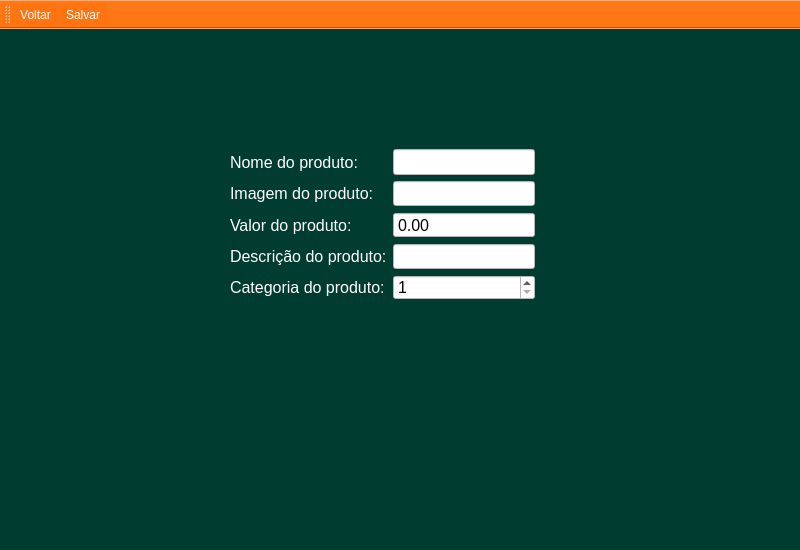
<?xml version="1.0" encoding="UTF-8"?>
<ui version="4.0">
 <class>FrmAdicionar</class>
 <widget class="QMainWindow" name="FrmAdicionar">
  <property name="geometry">
   <rect>
    <x>0</x>
    <y>0</y>
    <width>800</width>
    <height>550</height>
   </rect>
  </property>
  <property name="windowTitle">
   <string>Adicionar produto</string>
  </property>
  <property name="styleSheet">
   <string notr="true">background: #013C31;</string>
  </property>
  <widget class="QWidget" name="centralwidget">
   <widget class="QWidget" name="layoutWidget">
    <property name="geometry">
     <rect>
      <x>230</x>
      <y>120</y>
      <width>321</width>
      <height>151</height>
     </rect>
    </property>
    <layout class="QFormLayout" name="formLayout">
     <property name="labelAlignment">
      <set>Qt::AlignRight|Qt::AlignTrailing|Qt::AlignVCenter</set>
     </property>
     <item row="0" column="0">
      <layout class="QGridLayout" name="gridLayout">
       <item row="0" column="0">
        <widget class="QLabel" name="label">
         <property name="font">
          <font>
           <family>Arial</family>
           <pointsize>12</pointsize>
          </font>
         </property>
         <property name="styleSheet">
          <string notr="true">color: #fff;</string>
         </property>
         <property name="text">
          <string>Nome do produto:</string>
         </property>
        </widget>
       </item>
       <item row="0" column="1">
        <widget class="QLineEdit" name="edNome">
         <property name="font">
          <font>
           <family>Arial</family>
           <pointsize>12</pointsize>
          </font>
         </property>
         <property name="styleSheet">
          <string notr="true">background-color: #fff;
color: #000;</string>
         </property>
        </widget>
       </item>
       <item row="1" column="0">
        <widget class="QLabel" name="label_2">
         <property name="font">
          <font>
           <family>Arial</family>
           <pointsize>12</pointsize>
          </font>
         </property>
         <property name="styleSheet">
          <string notr="true">color: #fff;</string>
         </property>
         <property name="text">
          <string>Imagem do produto:</string>
         </property>
        </widget>
       </item>
       <item row="1" column="1">
        <widget class="QLineEdit" name="edImagem">
         <property name="font">
          <font>
           <family>Arial</family>
           <pointsize>12</pointsize>
          </font>
         </property>
         <property name="styleSheet">
          <string notr="true">background-color: #fff;
color: #000;</string>
         </property>
        </widget>
       </item>
       <item row="2" column="0">
        <widget class="QLabel" name="label_3">
         <property name="font">
          <font>
           <family>Arial</family>
           <pointsize>12</pointsize>
          </font>
         </property>
         <property name="styleSheet">
          <string notr="true">color: #fff;</string>
         </property>
         <property name="text">
          <string>Valor do produto:</string>
         </property>
        </widget>
       </item>
       <item row="2" column="1">
        <widget class="QDoubleSpinBox" name="dspbValor">
         <property name="font">
          <font>
           <family>Arial</family>
           <pointsize>12</pointsize>
          </font>
         </property>
         <property name="styleSheet">
          <string notr="true">background-color: #fff;
color: #000;</string>
         </property>
         <property name="buttonSymbols">
          <enum>QAbstractSpinBox::NoButtons</enum>
         </property>
        </widget>
       </item>
       <item row="3" column="0">
        <widget class="QLabel" name="label_4">
         <property name="font">
          <font>
           <family>Arial</family>
           <pointsize>12</pointsize>
          </font>
         </property>
         <property name="styleSheet">
          <string notr="true">color: #fff;</string>
         </property>
         <property name="text">
          <string>Descrição do produto:</string>
         </property>
        </widget>
       </item>
       <item row="3" column="1">
        <widget class="QLineEdit" name="edDescricao">
         <property name="font">
          <font>
           <family>Arial</family>
           <pointsize>12</pointsize>
          </font>
         </property>
         <property name="styleSheet">
          <string notr="true">background-color: #fff;
color: #000;</string>
         </property>
        </widget>
       </item>
       <item row="4" column="0">
        <widget class="QLabel" name="label_5">
         <property name="font">
          <font>
           <family>Arial</family>
           <pointsize>12</pointsize>
          </font>
         </property>
         <property name="styleSheet">
          <string notr="true">color: #fff;</string>
         </property>
         <property name="text">
          <string>Categoria do produto:</string>
         </property>
        </widget>
       </item>
       <item row="4" column="1">
        <widget class="QSpinBox" name="spbCategoria">
         <property name="font">
          <font>
           <family>Arial</family>
           <pointsize>12</pointsize>
          </font>
         </property>
         <property name="styleSheet">
          <string notr="true">background-color: #fff;
color: #000;</string>
         </property>
         <property name="minimum">
          <number>1</number>
         </property>
         <property name="maximum">
          <number>3</number>
         </property>
        </widget>
       </item>
      </layout>
     </item>
    </layout>
   </widget>
  </widget>
  <widget class="QMenuBar" name="menubar">
   <property name="geometry">
    <rect>
     <x>0</x>
     <y>0</y>
     <width>800</width>
     <height>21</height>
    </rect>
   </property>
  </widget>
  <widget class="QStatusBar" name="statusbar"/>
  <widget class="QToolBar" name="toolBar">
   <property name="windowTitle">
    <string>toolBar</string>
   </property>
   <property name="layoutDirection">
    <enum>Qt::LeftToRight</enum>
   </property>
   <property name="styleSheet">
    <string notr="true">background: #FE7411;
color: #fff;
</string>
   </property>
   <property name="allowedAreas">
    <set>Qt::AllToolBarAreas</set>
   </property>
   <property name="toolButtonStyle">
    <enum>Qt::ToolButtonTextUnderIcon</enum>
   </property>
   <attribute name="toolBarArea">
    <enum>TopToolBarArea</enum>
   </attribute>
   <attribute name="toolBarBreak">
    <bool>false</bool>
   </attribute>
   <addaction name="action_Voltar"/>
   <addaction name="action_Salvar"/>
  </widget>
  <action name="action_Voltar">
   <property name="icon">
    <iconset resource="imgs.qrc">
     <normaloff>:/prod/imgsDaRocaBD/voltar.png</normaloff>:/prod/imgsDaRocaBD/voltar.png</iconset>
   </property>
   <property name="text">
    <string>&amp;Voltar</string>
   </property>
   <property name="toolTip">
    <string>Retorna para a tela inicial</string>
   </property>
  </action>
  <action name="action_Salvar">
   <property name="icon">
    <iconset resource="imgs.qrc">
     <normaloff>:/prod/imgsDaRocaBD/salvar.png</normaloff>:/prod/imgsDaRocaBD/salvar.png</iconset>
   </property>
   <property name="text">
    <string>&amp;Salvar</string>
   </property>
  </action>
 </widget>
 <resources>
  <include location="imgs.qrc"/>
 </resources>
 <connections/>
</ui>
